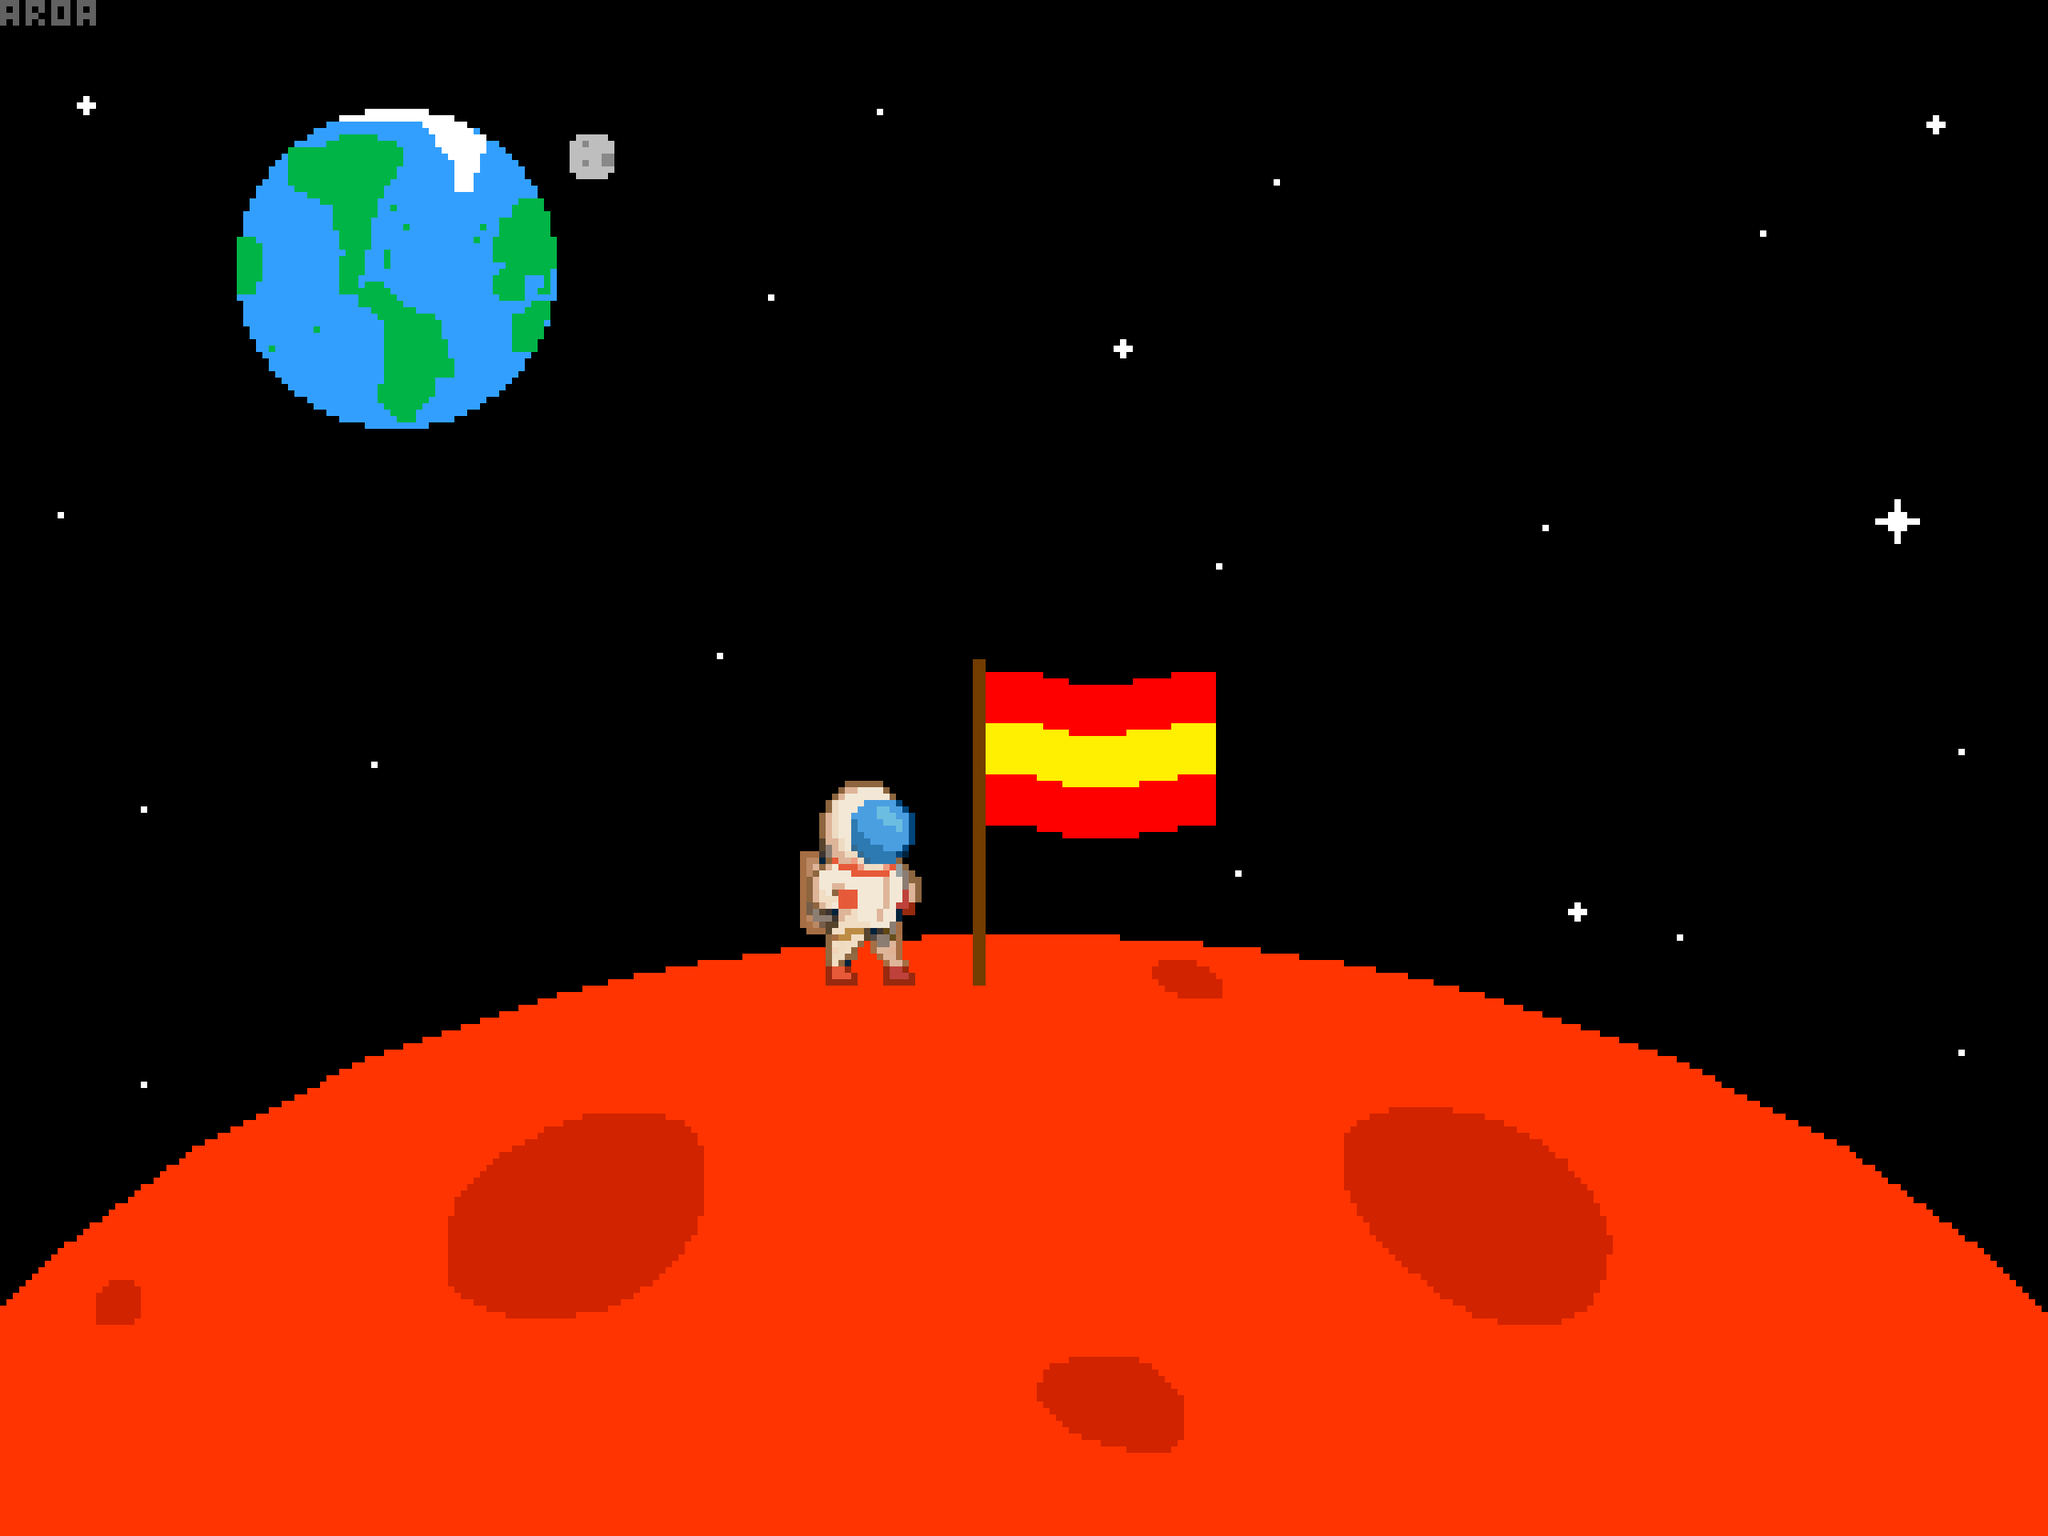

Below is a game level as drawn by its tile map, then a one-line description and the .tmx that defines it (tile-layer data replaced by summaries):
An orthogonal 80x60 tile map with 32x32 px tiles, 1 tile layer (Capa de patrones 1).

<map version="1.10" tiledversion="1.10.2" orientation="orthogonal" renderorder="right-down" width="80" height="60" tilewidth="32" tileheight="32" infinite="0" nextlayerid="2" nextobjectid="1">
 <tileset firstgid="1" source="FinalScreen.tsx" />
 <layer id="1" name="Capa de patrones 1" width="80" height="60">
  <data>[4800 cells, 4800 non-empty, 4800 distinct tile ids]</data>
 </layer>
</map>